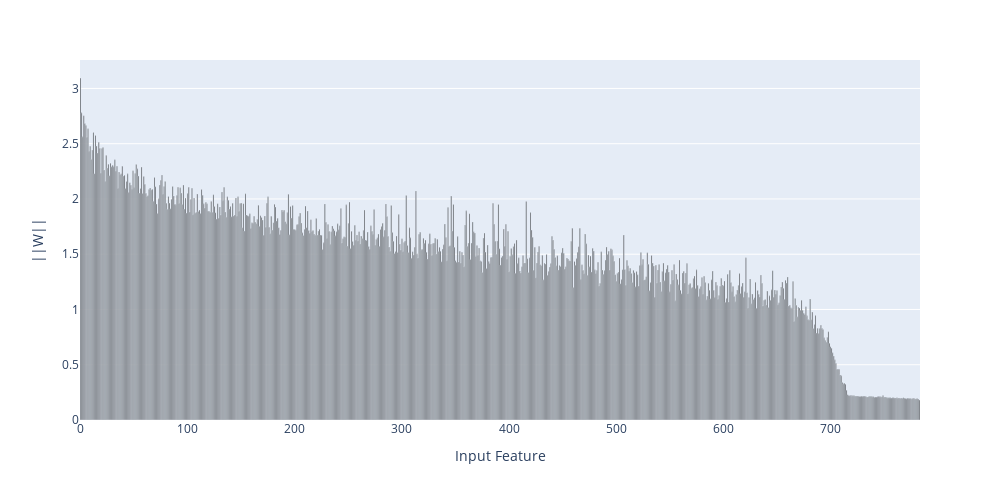

The code cell stored with this chart in its notebook:
### Code cell
model3 = BioMLP2D(shp=(784,100,100,10)).to(device)
model3.load_state_dict(torch.load('mnist_no_nothing.pt'))

linears = model3.get_linear_layers()
W = linears[0].linear.weight.T
n_features = W.shape[0]
n_hidden = W.shape[1]
print(W.shape)
score = torch.sum(torch.abs(W), dim=1)
print(score.shape)
top_index = torch.flip(torch.argsort(score),[0])
# print(top_index)
features = model3.linears[0].linear.weight.T[top_index]
print(features.shape)

# print(features.shape)
# print(W)

W_norm = features / (1e-5 + torch.linalg.norm(features, 2, dim=-1, keepdim=True))
print(W_norm.shape)
# print(W_norm)
interference = torch.einsum('fh,gh->fg', W_norm, features)
print(interference.shape)
interference[torch.arange(n_features), torch.arange(n_features)] = 0
polysemanticity = torch.linalg.norm(interference, dim=-1).cpu()

norms = torch.linalg.norm(features, 2, dim=-1).cpu()
norms_noreg = norms
x = torch.arange(n_features)
width = 0.9
fig = px.bar(x=x.detach().numpy(), y=norms.detach().numpy(), width=1000)
fig.update_traces(marker_color='black')
fig.update_xaxes(title_text='Input Feature')
fig.update_yaxes(title_text='||W||')
fig.update_layout(width=1000, height=500)
fig.show()

### Figure 1 — Plotly figure (JSON) as saved in the notebook; plotly's stock layout.template omitted (floating-point values rounded to 4 significant figures; data arrays with more than 128 entries replaced by an {"elided": "..."} marker saying what was removed)
{"data": [{"alignmentgroup": "True", "hovertemplate": "x=%{x}<br>y=%{y}<extra></extra>", "legendgroup": "", "marker": {"color": "black", "pattern": {"shape": ""}}, "name": "", "offsetgroup": "", "orientation": "v", "showlegend": false, "textposition": "auto", "type": "bar", "x": {"elided": "784 int values"}, "xaxis": "x", "y": {"elided": "784 float values"}, "yaxis": "y"}], "layout": {"barmode": "relative", "height": 500, "legend": {"tracegroupgap": 0}, "margin": {"t": 60}, "width": 1000, "xaxis": {"anchor": "y", "domain": [0, 1], "title": {"text": "Input Feature"}}, "yaxis": {"anchor": "x", "domain": [0, 1], "title": {"text": "||W||"}}}}
